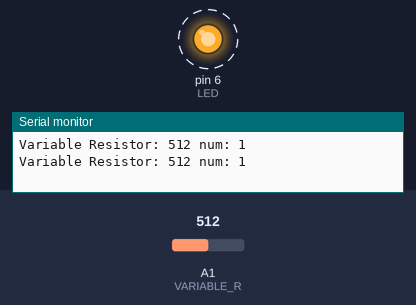
Bench run of a sketch on a simulated Arduino Uno, built with avr-gcc and run on an emulated ATmega328P. Shown: output pins drawn as LEDs (lit = HIGH), the last lines printed to the serial monitor. Dashed ring = blinking. The inputs (shaded band) are chosen by the test bench; at power-on: A1 (VARIABLE_R) = 512.

Above: at 0.9 s.
1.3 s: A1 (VARIABLE_R) set to 306
At 1.5 s:
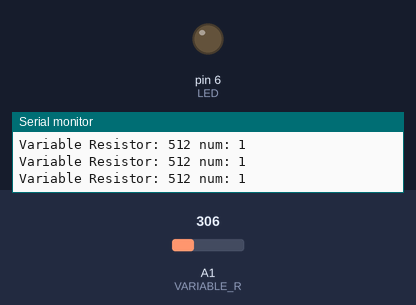
4.3 s: A1 (VARIABLE_R) set to 511
At 4.51 s:
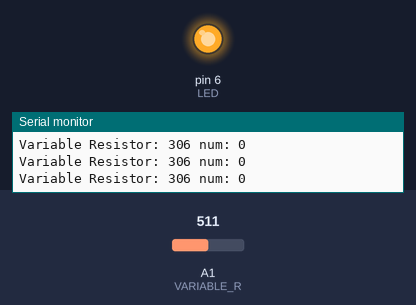
Timing chart, 0 to 13.3 s (numbered marks = the images above; inputs shaded):
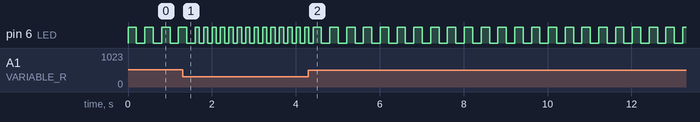

The sketch:

ex04_02_11.ino
```cpp
// 가변저항으로 LED 제어

#define VARIABLE_R A1
#define LED 6

void setup() {
  pinMode(VARIABLE_R, INPUT);
  pinMode(LED, OUTPUT);
  Serial.begin(9600);
}

void loop() {
  int value = analogRead(VARIABLE_R);
  int num = value / 400;
  switch (num) {
    case 0:
      digitalWrite(LED, 1);
      delay(100);
      digitalWrite(LED, 0);
      delay(100);
      break;
    case 1:
      digitalWrite(LED, 1);
      delay(200);
      digitalWrite(LED, 0);
      delay(200);
      break;
    case 2:
      digitalWrite(LED, 1);
      delay(400);
      digitalWrite(LED, 0);
      delay(400);
      break;
  }
  Serial.print("Variable Resistor: ");
  Serial.print(value);
  Serial.print(" num: ");
  Serial.println(num);
}
```

Measured:
- by itself, pin 6 (LED): repeats every 0.40 s: HIGH 0.20 s, LOW 0.20 s
